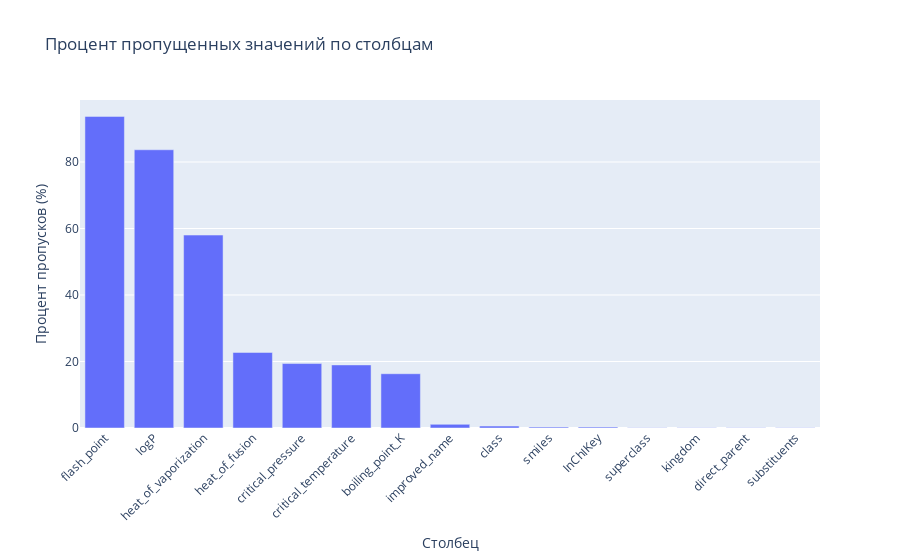

Write notebook code for a chart like this one.
### Markdown cell above
## Оценка целостности и полноты данных

Проверим данные на наличие пропущенных значений и полных дубликатов. Это критически важный шаг для оценки качества данных.

### Code cell
# Считаем количество пропусков в каждом столбце
missing_values = df.isnull().sum()
missing_percentage = (df.isnull().sum() / len(df)) * 100

# Создаем DataFrame для наглядного отображения пропусков
missing_info = pd.DataFrame({
    'Missing Values': missing_values,
    'Percentage (%)': missing_percentage
})
missing_info = missing_info[missing_info['Missing Values'] > 0].sort_values(by='Percentage (%)', ascending=False)

# Визуализация пропущенных значений
fig_missing = px.bar(
    missing_info,
    x=missing_info.index,
    y='Percentage (%)',
    title='Процент пропущенных значений по столбцам',
    labels={'index': 'Столбец', 'Percentage (%)': 'Процент пропусков (%)'}
)
fig_missing.update_layout(xaxis_tickangle=-45) # Наклоняем подписи
fig_missing.show()

# Проверяем наличие полных дубликатов
num_duplicates = df.duplicated().sum()
print(f"\nНайдено полных дубликатов строк: {num_duplicates}")

### Figure 1 — Plotly figure (JSON) as saved in the notebook; plotly's stock layout.template omitted (floating-point values rounded to 4 significant figures)
{"data": [{"hovertemplate": "Столбец=%{x}<br>Процент пропусков (%)=%{y}<extra></extra>", "legendgroup": "", "marker": {"color": "#636efa", "pattern": {"shape": ""}}, "name": "", "orientation": "v", "showlegend": false, "textposition": "auto", "type": "bar", "x": ["flash_point", "logP", "heat_of_vaporization", "heat_of_fusion", "critical_pressure", "critical_temperature", "boiling_point_K", "improved_name", "class", "smiles", "InChIKey", "superclass", "kingdom", "direct_parent", "substituents"], "xaxis": "x", "y": [93.71, 83.67, 58.02, 22.73, 19.39, 18.97, 16.33, 1.105, 0.5756, 0.2763, 0.2763, 0.0921, 0.06908, 0.06908, 0.06908], "yaxis": "y"}], "layout": {"barmode": "relative", "legend": {"tracegroupgap": 0}, "title": {"text": "Процент пропущенных значений по столбцам"}, "xaxis": {"anchor": "y", "domain": [0, 1], "tickangle": -45, "title": {"text": "Столбец"}}, "yaxis": {"anchor": "x", "domain": [0, 1], "title": {"text": "Процент пропусков (%)"}}}}
